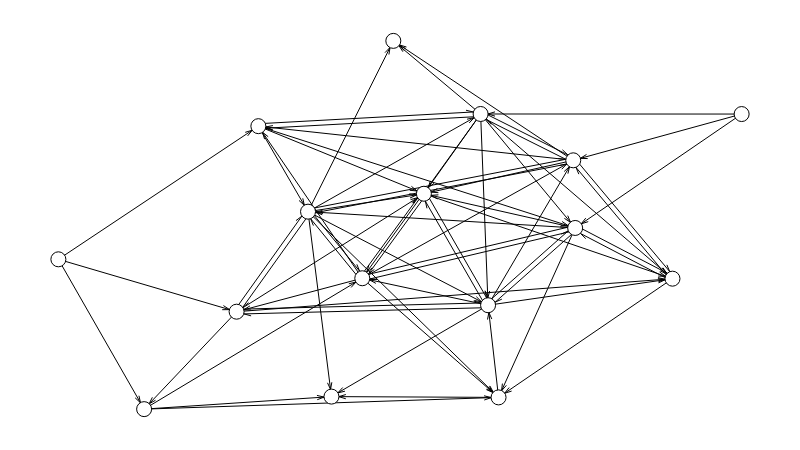

Here is the notebook cell this chart was saved with:
### Code cell
g.set_all_nodes(size=15, labpos='hover')

# Deixar as arestas semi-transparentes para
# a visualização ficar um pouco mais leve.
# g.set_all_edges(color=(0, 0, 0, 0.25))

# Usar um algoritmo especial para posicionar
# os nós de acordo com grupos.
g.move('kamada_kawai')

g.draw()

### Figure 1 — Plotly figure (JSON) as saved in the notebook; plotly's stock layout.template omitted (floating-point values rounded to 4 significant figures; data arrays with more than 128 entries replaced by an {"elided": "..."} marker saying what was removed)
{"data": [{"hoverinfo": "none", "line": {"color": "rgb(127, 127, 127)", "dash": "solid", "width": 0}, "mode": "lines", "type": "scatter", "x": [0.5134, 0.5134, null, 0, 1, null], "y": [0, 1, null, 0.4618, 0.4618, null]}, {"hoverinfo": "none", "line": {"color": "rgb(0, 0, 0)", "dash": "solid", "width": 1}, "mode": "lines", "type": "scatter", "x": {"elided": "549 float values"}, "y": {"elided": "549 float values"}}, {"hoverinfo": "text", "marker": {"color": "rgb(255, 255, 255)", "line": {"color": "rgb(0, 0, 0)", "width": 1}, "size": 15, "symbol": "circle"}, "mode": "markers", "text": ["CNB e-Sports Club", "INTZ", "KaBuM! e-Sports", "Vivo Keyd", "Operation Kino", "paiN Gaming", "RED Canids", "Brave e-Sports", "ProGaming Esports", "Team oNe eSports", "Redemption POA (T Show)", "Flamengo eSports", "IDM Gaming", "FURIA Esports (Uppercut esports)", "Prodigy Esports", "Santos e-Sports"], "textfont": {"color": "rgb(0, 0, 0)"}, "textposition": "middle center", "type": "scatter", "x": [0.3654, 0.7564, 0.7536, 0.6289, 1, 0.4448, 0.2608, 0, 0.618, 0.2927, 0.8988, 0.535, 0.1255, 0.6442, 0.4902, 0.3997], "y": [0.5362, 0.492, 0.6756, 0.2822, 0.8013, 0.3554, 0.2646, 0.4069, 0.8015, 0.7684, 0.3542, 0.5849, 0, 0.03183, 1, 0.03402]}, {"hoverinfo": "none", "mode": "text", "text": [], "textfont": {"color": "rgb(255, 255, 255)"}, "textposition": "middle center", "type": "scatter", "x": [], "y": []}, {"hoverinfo": "none", "mode": "text", "text": [null, null, null, null, null, null, null, null, null, null, null, null, null, null, null, null], "textfont": {"color": "rgb(0, 0, 0)"}, "textposition": "middle center", "type": "scatter", "x": [0.3654, 0.7564, 0.7536, 0.6289, 1, 0.4448, 0.2608, 0, 0.618, 0.2927, 0.8988, 0.535, 0.1255, 0.6442, 0.4902, 0.3997], "y": [0.5362, 0.492, 0.6756, 0.2822, 0.8013, 0.3554, 0.2646, 0.4069, 0.8015, 0.7684, 0.3542, 0.5849, 0, 0.03183, 1, 0.03402]}, {"hoverinfo": "none", "mode": "text", "text": [null, null, null, null, null, null, null, null, null, null, null, null, null, null, null, null, null, null, null, null, null, null, null, null, null, null, null, null, null, null, null, null, null, null, null, null, null, null, null, null, null, null, null, null, null, null, null, null, null, null, null, null, null, null, null, null, null, null, null, null, null, null, null, null, null, null, null, null, null], "textfont": {"color": "rgb(0, 0, 0)"}, "textposition": "middle center", "type": "scatter", "x": [0.3278, 0.4845, 0.4149, 0.4191, 0.556, 0.5038, 0.448, 0.5149, 0.3968, 0.6048, 0.56, 0.7047, 0.836, 0.7134, 0.6425, 0.6776, 0.84, 0.5629, 0.5216, 0.6474, 0.6139, 0.7618, 0.5338, 0.6788, 0.5663, 0.6806, 0.5216, 0.4453, 0.8864, 0.809, 0.8806, 0.554, 0.5921, 0.3568, 0.5964, 0.3911, 0.3566, 0.4753, 0.4444, 0.2984, 0.3902, 0.2037, 0.5787, 0.1383, 0.07526, 0.1345, 0.5431, 0.5448, 0.6939, 0.4563, 0.6983, 0.7678, 0.5883, 0.6378, 0.4193, 0.4543, 0.3415, 0.529, 0.8123, 0.8192, 0.7797, 0.5045, 0.5976, 0.7216, 0.2616, 0.3844, 0.2777, 0.6223, 0.5219], "y": [0.3815, 0.6916, 0.7797, 0.4663, 0.6381, 0.4324, 0.5865, 0.3027, 0.2884, 0.3918, 0.4879, 0.3627, 0.4521, 0.2512, 0.5128, 0.7093, 0.5358, 0.5737, 0.6959, 0.6047, 0.8161, 0.3442, 0.2931, 0.4921, 0.4173, 0.4114, 0.1355, 0.2406, 0.6251, 0.7751, 0.7132, 0.2132, 0.5383, 0.5472, 0.4556, 0.4253, 0.2846, 0.4893, 0.3062, 0.4193, 0.4468, 0.1144, 0.3356, 0.6094, 0.2163, 0.3609, 0.5632, 0.8807, 0.7678, 0.7522, 0.6633, 0.5976, 0.6781, 0.5428, 0.7009, 0.8177, 0.6653, 0.6551, 0.4941, 0.3941, 0.1715, 0.451, 0.4497, 0.4943, 0.04319, 0.04215, 0.2001, 0.1541, 0.006675]}, {"hoverinfo": "none", "marker": {"color": "rgba(255, 255, 255, 0)", "line": {"color": "rgba(255, 255, 255, 0)", "width": 0}, "size": 0, "symbol": "circle"}, "mode": "markers", "type": "scatter", "x": [0.5, 0, 1, 0.5], "y": [0, 0.5, 0.5, 1]}], "layout": {"height": 450, "hovermode": "closest", "margin": {"b": 10, "l": 10, "r": 10, "t": 10}, "plot_bgcolor": "rgb(255, 255, 255)", "showlegend": false, "width": 800, "xaxis": {"fixedrange": true, "showgrid": false, "showticklabels": false, "zeroline": false}, "yaxis": {"fixedrange": true, "showgrid": false, "showticklabels": false, "zeroline": false}}}
